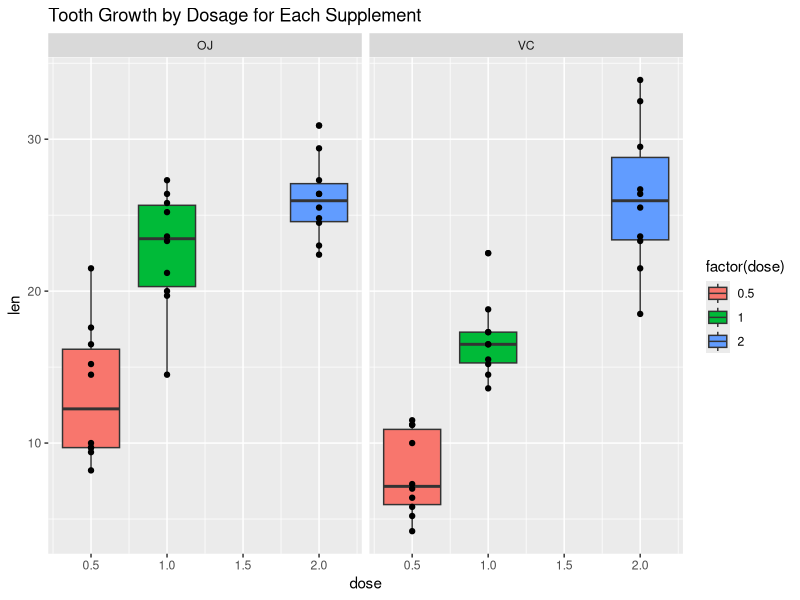

Write the R code that produced this figure.
## ---- chunk 1
knitr::opts_chunk$set(echo = TRUE)
## ---- chunk 2
data("ToothGrowth")
summary(ToothGrowth)
head(ToothGrowth)
## ---- chunk 3
unique(ToothGrowth$dose)
unique(ToothGrowth$supp)
## ---- chunk 4
library(ggplot2)
p <- ggplot(ToothGrowth, aes(x=dose, y=len)) + geom_boxplot(aes(fill=factor(dose))) + geom_point() + facet_grid(.~supp) + ggtitle("Tooth Growth by Dosage for Each Supplement")
p
## ---- chunk 5
t.test(len ~ supp, data=ToothGrowth)
## ---- chunk 6
t.test(len ~ supp, data=ToothGrowth[ToothGrowth$dose<2,])
